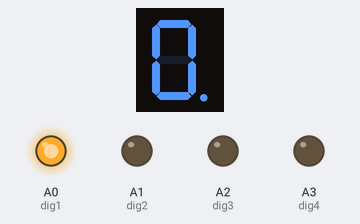
Bench run of a sketch on a simulated Arduino Uno, built with avr-gcc and run on an emulated ATmega328P. On the bench: 1-digit seven-segment display, output pins drawn as LEDs (lit = HIGH). Wiring (inferred from the names in the program): 1-digit 7-segment display, segments lit when HIGH: segments pin 0, pin 1, pin 2, pin 3, pin 4, pin 5, pin 6, pin 3. The segment pins are drawn as the display they are named for; pins used as bus, display or sensor lines are not drawn.

Above: at 0.1 s.
At 2.1 s:
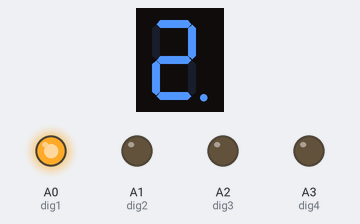
At 4.1 s:
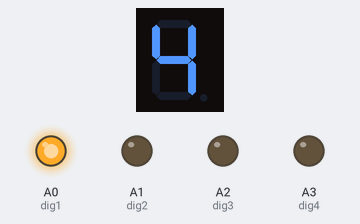
At 9.1 s:
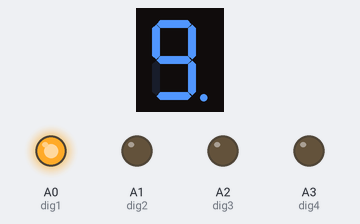
Timing chart, 0 to 10.6 s (numbered marks = the images above):
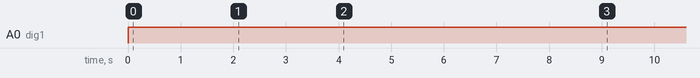

The sketch:

simple_seven.ino
```cpp
int aPin = 0; // A
int bPin = 1; // ________
int cPin = 2; // | |
int dPin = 3; // F | | B
int ePin = 4; // | G |
int fPin = 5; // |________|
int gPin = 6; ///
int num; // D
int dig1 = A0;
int dig2 = A1;
int dig3 = A2;
int dig4 = A3;
void setup()
{
pinMode(aPin, OUTPUT);
pinMode(bPin, OUTPUT);
pinMode(cPin, OUTPUT);
pinMode(dPin, OUTPUT);
pinMode(ePin, OUTPUT);
pinMode(fPin, OUTPUT);
pinMode(gPin, OUTPUT);
pinMode(A0, OUTPUT);
pinMode(A1, OUTPUT);
pinMode(A2, OUTPUT);
pinMode(A3, OUTPUT);
}
void loop()
{


for(int i=0;i<10;i++)
{
  digitalWrite(A0,HIGH);
switch(i)
{
case 0: zero(); break;

case 1: one(); break;
case 2: two(); break;
case 3: three(); break;
case 4: four(); break;
case 5: five(); break;
case 6: six(); break;
case 7: seven(); break;
case 8: eight(); break;
default: nine(); break;
}
}
}
void clearLEDs()
{
digitalWrite( 2, LOW); // A
digitalWrite( 3, LOW); // B
digitalWrite( 4, LOW); // C
digitalWrite( 5, LOW); // D
digitalWrite( 6, LOW); // E
digitalWrite( 7, LOW); // F
digitalWrite( 8, LOW); // G
delay(1000);
}

void one()
{
digitalWrite( aPin, LOW);
digitalWrite( bPin, HIGH);
digitalWrite( cPin, HIGH);
digitalWrite( dPin, LOW);
digitalWrite( ePin, LOW);
digitalWrite( fPin, LOW);
digitalWrite( gPin, LOW);
delay(1000);
}
void two()
{
digitalWrite( aPin, HIGH);
digitalWrite( bPin, HIGH);
digitalWrite( cPin, LOW);
digitalWrite( dPin, HIGH);
digitalWrite( ePin, HIGH);
digitalWrite( fPin, LOW);
digitalWrite( gPin, HIGH);
delay(1000);
}
void three()
{
digitalWrite( aPin, HIGH);
digitalWrite( bPin, HIGH);
digitalWrite( cPin, HIGH);
digitalWrite( dPin, HIGH);
digitalWrite( ePin, LOW);
digitalWrite( fPin, LOW);
digitalWrite( gPin, HIGH);
delay(1000);
}
void four()
{
digitalWrite( aPin, LOW);
digitalWrite( bPin, HIGH);
digitalWrite( cPin, HIGH);
digitalWrite( dPin, LOW);
digitalWrite( ePin, LOW);
digitalWrite( fPin, HIGH);
digitalWrite( gPin, HIGH);
delay(1000);
}
void five()
{
digitalWrite( aPin, HIGH);
digitalWrite( bPin, LOW);
digitalWrite( cPin, HIGH);
digitalWrite( dPin, HIGH);
digitalWrite( ePin, LOW);
digitalWrite( fPin, HIGH);
digitalWrite( gPin, HIGH);
delay(1000);
}
void six()
{
digitalWrite( aPin, HIGH);
digitalWrite( bPin, LOW);
digitalWrite( cPin, HIGH);
digitalWrite( dPin, HIGH);
digitalWrite( ePin, HIGH);
digitalWrite( fPin, HIGH);
digitalWrite( gPin, HIGH);
delay(1000);
}
void seven()
{
digitalWrite( aPin, HIGH);
digitalWrite( bPin, HIGH);
digitalWrite( cPin, HIGH);
digitalWrite( dPin, LOW);
digitalWrite( ePin, LOW);

digitalWrite( fPin, LOW);
digitalWrite( gPin, LOW);
delay(1000);
}
void eight()
{
digitalWrite( aPin, HIGH);
digitalWrite( bPin, HIGH);
digitalWrite( cPin, HIGH);
digitalWrite( dPin, HIGH);
digitalWrite( ePin, HIGH);
digitalWrite( fPin, HIGH);
digitalWrite( gPin, HIGH);
delay(1000);
}
void nine()
{
digitalWrite( aPin, HIGH);
digitalWrite( bPin, HIGH);
digitalWrite( cPin, HIGH);
digitalWrite( dPin, HIGH);
digitalWrite( ePin, LOW);
digitalWrite( fPin, HIGH);
digitalWrite( gPin, HIGH);
delay(1000);
}
void zero()
{
digitalWrite( aPin, HIGH);
digitalWrite( bPin, HIGH);
digitalWrite( cPin, HIGH);
digitalWrite( dPin, HIGH);
digitalWrite( ePin, HIGH);
digitalWrite( fPin, HIGH);
digitalWrite( gPin, LOW);
delay(1000);
}
```

Measured:
- by itself, A0 (dig1): LOW → HIGH at 0.00 s
- by itself, everything shown: repeats every 10.0 s, in 10 steps
- what the display in image 1 shows lasts 1.0 s, from 2.0 s to 3.0 s
